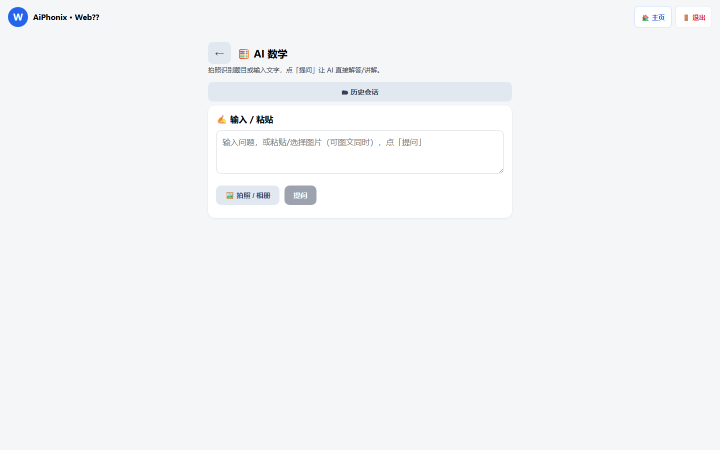
#> input picture web/responsive/shots/AI_作业__d1440.png, 1440 x 900 px (shown at 1/2 size)
$ python -i image_classify.py   (imports and definitions only)
#> lines starting #> are read from the running program, lines starting #| are printed output that depends on the picture; after the words box and inside, x2 and y2 are one past the last pixel; in counts of white or black regions, pixels touching at a corner belong together
"""图片类型预分类 — 纯图像特征判断（不调 LLM，免费毫秒级）

用于识别前决定走哪条识图通道，最大化效果 + 节省成本：
- screenshot: 是否浏览器/手机截图（含 UI 残留条，需先裁剪）
- table: 是否含表格/多栏复杂版面（需走 PP-StructureV3 等结构识别）
- vertical_text: 是否竖排文字（汉字卡等）
- 手写: 是否手写内容（更强模型）

依赖：PIL / OpenCV（server_py 环境已具备）。
"""

import logging

logger = logging.getLogger(__name__)

# 竖排文字判定：文字连通域高/宽比
VERTICAL_ASPECT = 1.6


class ImageClass:
    """图片分类结果"""

    def __init__(
        self,
        is_screenshot: bool = False,
        has_table: bool = False,
        is_vertical: bool = False,
        is_handwritten: bool = False,
        width: int = 0,
        height: int = 0,
        crop_box: tuple | None = None,
    ):
        self.is_screenshot = is_screenshot
        self.has_table = has_table
        self.is_vertical = is_vertical
        self.is_handwritten = is_handwritten
        self.width = width
        self.height = height
        self.crop_box = crop_box  # (left, top, right, bottom) 需裁剪的区域（去掉截图 UI 条）

    # [20 lines left out: functions complexity, to_dict, not called in this run]


def classify_image(image_path: str) -> ImageClass:
    """对图片做类型预分类。图像读取失败时返回默认（不裁剪、不检测）。"""
    try:
        from PIL import Image as PILImage
        import cv2
        import numpy as np

        # 1. 读取并获取尺寸
        with PILImage.open(image_path) as opened:
#> opened is the input picture: PIL image 1440x900 RGB; mean R, G, B 243.5, 245.4, 247.5
            w, h = opened.size
            rgb = np.array(opened.convert("RGB"))
    except Exception as e:
        logger.warning("图片预分类失败（按默认处理）: %s", e)
        return ImageClass()

    res = ImageClass(width=w, height=h)

    # 2. 截图检测：顶部/底部是否有连续近纯色条（浏览器地址栏/状态栏）
    #    判定：顶部 5% 或底部 5% 行几乎纯色（像素方差极小），且与中间区域差异大
    crop_box = _detect_screenshot_band(rgb)
#> in scan_flat, `y = start`: y = 0
#> the loop in scan_flat, `while 0 <= y < h - 1 and is_flat_row(y):` made 15 passes
#> after the loop in scan_flat, `while 0 <= y < h - 1 and is_flat_row(y):`: y = 15
#> crop_box = (0, 15, 1440, 900)
    if crop_box is not None:
        res.is_screenshot = True
        res.crop_box = crop_box
#> res.crop_box = (0, 15, 1440, 900)
        # 裁剪后再做后续分析（去除 UI 残留干扰）
        top = crop_box[1]
#> top = 15
        bottom = crop_box[3]
#> bottom = 900
        rgb = rgb[top:bottom, :, :]
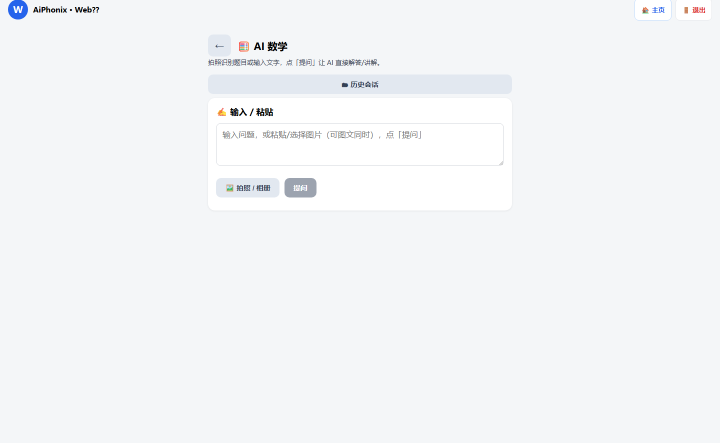
#> rgb: shape (885, 1440, 3) (shown at 1/2 size); mean R, G, B 243.5, 245.4, 247.5

    # 3. 表格检测：用 Canny 边缘 + Hough 直线，统计长水平/垂直线
    try:
        gray = cv2.cvtColor(rgb, cv2.COLOR_RGB2GRAY)
#> gray: shape (885, 1440)
        res.has_table = _detect_table_lines(gray)
    except Exception as e:
        logger.debug("表格检测跳过: %s", e)

    # 4. 竖排文字检测：灰度图二值化后统计连通域平均宽高比
    try:
        gray = cv2.cvtColor(rgb, cv2.COLOR_RGB2GRAY)
        res.is_vertical = _detect_vertical_text(gray)
    except Exception as e:
        logger.debug("竖排检测跳过: %s", e)

    # 5. 手写检测（简单启发：边缘密度 vs 笔画粗细分布）
    try:
        gray = cv2.cvtColor(rgb, cv2.COLOR_RGB2GRAY)
        res.is_handwritten = _detect_handwriting(gray)
    except Exception as e:
        logger.debug("手写检测跳过: %s", e)

    return res


def _detect_screenshot_band(rgb) -> tuple | None:
    """检测截图顶部/底部的浏览器/状态栏残留条。

    判定：顶部或底部有连续近纯色带（行像素方差极小），且其后内容变化明显。
    覆盖两种截图：
    - 手机状态栏（顶部纯黑/纯白细条）
    - 浏览器地址栏（顶部有色条）
    返回裁剪框 (0, top, w, h)；未检测到返回 None。
    """
    try:
        import numpy as np

        h, w = rgb.shape[:2]
        if h < 50:
            return None

        gray = rgb.mean(axis=2)  # (h, w)

        def is_flat_row(y: int) -> bool:
            return float(np.std(gray[y])) < 8.0

        def scan_flat(start: int, direction: int) -> int:
            """从 start 开始沿 direction(+1下/-1上)扫描连续纯色带，返回带结束索引"""
            y = start
            while 0 <= y < h - 1 and is_flat_row(y):
                y += direction
            return y

        # 顶部：找纯色带
        top_band = int(h * 0.12)  # 最多检查顶部 12%
        if is_flat_row(0):
            top_end = scan_flat(0, 1)
            # 纯色带至少有高度，且其后有明显内容（内容区方差大）
            if top_end >= h * 0.015:
                # 验证带后紧邻内容非纯色（有文字/图形）
                next_start = min(top_end, h - 1)
                if next_start < h - 2 and float(np.std(gray[next_start])) > 15:
                    return (0, top_end, w, h)
                # 若紧邻也 flat，但带本身占比小且后面有大内容 → 也裁剪
                if top_end < h * 0.05 and top_end >= h * 0.015:
                    return (0, top_end, w, h)

        # 底部：找纯色带（状态栏/导航）
        if is_flat_row(h - 1):
            bottom_start = scan_flat(h - 1, -1)
            band_h = h - 1 - bottom_start
            if band_h >= h * 0.015:
                return (0, 0, w, bottom_start + 1)

        return None
    except Exception as e:
        logger.debug("截图带检测异常: %s", e)
        return None


def _detect_table_lines(gray) -> bool:
    """检测水平/垂直长直线数量，判断是否含表格。

    表格特征：多条水平线 + 多条垂直线交叉成网格（如试卷表格/查字典表）。
    用形态学提取长直线（比 Hough 更稳，避免文字笔画边缘误判）。
    要求水平线 ≥4 且垂直线 ≥4，且都形成"多行多列"。
    """
    try:
        import cv2
        import numpy as np

        h, w = gray.shape
        # 二值化
        _, binary = cv2.threshold(gray, 0, 255, cv2.THRESH_BINARY_INV + cv2.THRESH_OTSU)
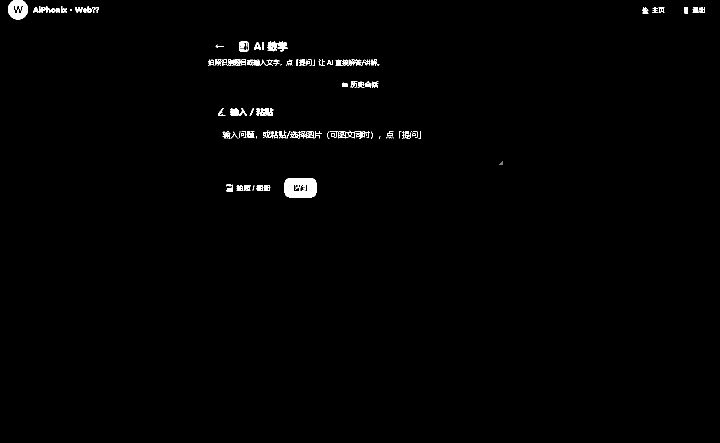
#> binary: shape (885, 1440) (shown at 1/2 size); 0.79% white; 152 white regions (65 under 20 px), largest, box (x1, y1, x2, y2) and area: (569, 356, 633, 395) 2119, (16, 0, 56, 39) 1108, (513, 216, 547, 232) 366

        # 水平线：用细长核开运算提取长横线
        horiz_kernel = cv2.getStructuringElement(cv2.MORPH_RECT, (max(20, w // 20), 1))
        horiz_lines = cv2.morphologyEx(binary, cv2.MORPH_OPEN, horiz_kernel)
#> horiz_lines: shape (885, 1440); every value is 0
        # 垂直线：细长核开运算提取长竖线
        vert_kernel = cv2.getStructuringElement(cv2.MORPH_RECT, (1, max(20, h // 20)))
        vert_lines = cv2.morphologyEx(binary, cv2.MORPH_OPEN, vert_kernel)

        # 统计长直线条数（连通域数）
        def count_lines(img):
            n, _, stats, _ = cv2.connectedComponentsWithStats(img)
#> n = 1; stats = [[0, 0, 1440, 885, 1274400]]
            long = 0
            for i in range(1, n):
                x, y, bw, bh, area = stats[i]
                if bw >= w * 0.5 or bh >= h * 0.3:
                    long += 1
#> after the loop, long = 0
            return long

        n_h = count_lines(horiz_lines)
#> n_h = 0
        n_v = count_lines(vert_lines)
#> n_v = 0
#> in classify_image, `res.has_table = _detect_table_lines(gray)`: res.has_table = False
        # 表格：多行多列（>=3 水平 + >=3 垂直）；字卡/单边框不触发
        return n_h >= 3 and n_v >= 3
    except Exception as e:
        logger.debug("表格线条检测异常: %s", e)
        return False


def _detect_vertical_text(gray) -> bool:
    """检测竖排文字：二值化后文字连通域呈瘦高形状。"""
    try:
        import cv2
        import numpy as np

        # 二值化
        _, binary = cv2.threshold(gray, 0, 255, cv2.THRESH_BINARY_INV + cv2.THRESH_OTSU)
        # 形态学合并相邻笔画
        kernel = cv2.getStructuringElement(cv2.MORPH_RECT, (3, 3))
        binary = cv2.dilate(binary, kernel, iterations=1)
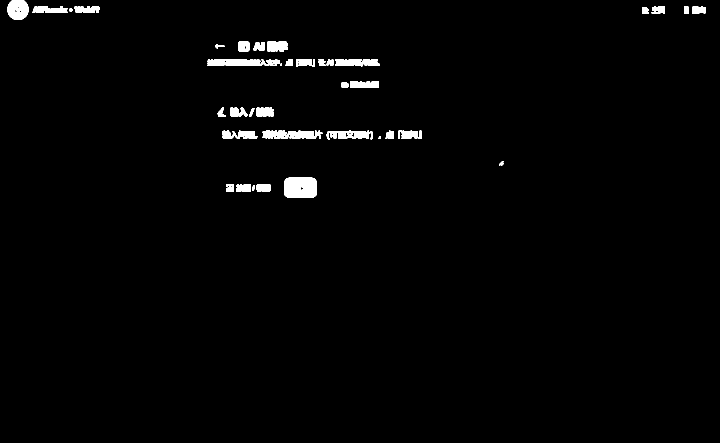
#> binary: shape (885, 1440) (shown at 1/2 size); 1.5% white; 37 white regions, largest, box (x1, y1, x2, y2) and area: (568, 355, 634, 396) 2540, (415, 118, 564, 132) 1760, (525, 260, 645, 278) 1579
        # 连通域分析
        n, labels, stats, _ = cv2.connectedComponentsWithStats(binary)
#> labels: shape (885, 1440) int32; 38 distinct labels, from 0 to 37
#> n = 38; stats = 38 rows, first 6: [0, 0, 1440, 885, 1255225], [15, 0, 42, 40, 1364], [65, 12, 70, 14, 751], [149, 12, 50, 14, 560], [1303, 13, 27, 14, 306], [1368, 13, 9, 15, 135]
        tall_count = 0
        total = 0
        for i in range(1, n):
            x, y, bw, bh, area = stats[i]
            if area < 50:
                continue
            total += 1
            if bh > bw * VERTICAL_ASPECT:
                tall_count += 1
#> this loop made 37 passes
#> (x, y, bw, bh, area) on passes 1 to 8: (15, 0, 42, 40, 1364), (65, 12, 70, 14, 751), (149, 12, 50, 14, 560), (1303, 13, 27, 14, 306), (1368, 13, 9, 15, 135), (1384, 13, 27, 14, 341), (1284, 14, 14, 14, 171), (139, 17, 6, 6, 34)
#> after the loop, tall_count = 2; total = 34
#> in classify_image, `res.is_vertical = _detect_vertical_text(gray)`: res.is_vertical = False
        # 大量瘦高连通域 → 竖排（或单个大字卡）
        return total > 0 and tall_count / total > 0.5
    except Exception as e:
        logger.debug("竖排检测异常: %s", e)
        return False


def _detect_handwriting(gray) -> bool:
    """简单手写启发：边缘密度高 + 笔画较粗（手写笔画不均匀）。

    用 Canny 边缘占比粗略判断；印刷体边缘规整，手写边缘密度偏高。
    """
    try:
        import cv2
        import numpy as np

        edges = cv2.Canny(gray, 40, 120)
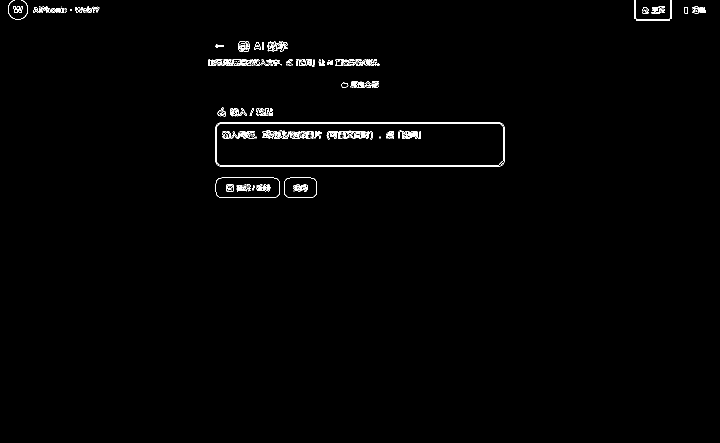
#> edges: shape (885, 1440) (shown at 1/2 size); 0.83% white in thin lines or dots, all inside (x1, y1, x2, y2) = (16, 0, 1411, 395)
        density = float(np.count_nonzero(edges)) / edges.size
#> density = 0.0083
        # 手写/低质量拍照通常边缘密度 > 0.1；印刷清晰图通常 < 0.08
        return density > 0.10
    except Exception as e:
        logger.debug("手写检测异常: %s", e)
        return False


# [20 lines left out: function crop_to_box, not called in this run]

>>> result = classify_image('../../web/responsive/shots/AI_作业__d1440.png')
#> in classify_image, `res.is_handwritten = _detect_handwriting(gray)`: res.is_handwritten = False

$ run again, on web/responsive/shots/AI_作业__m375.png
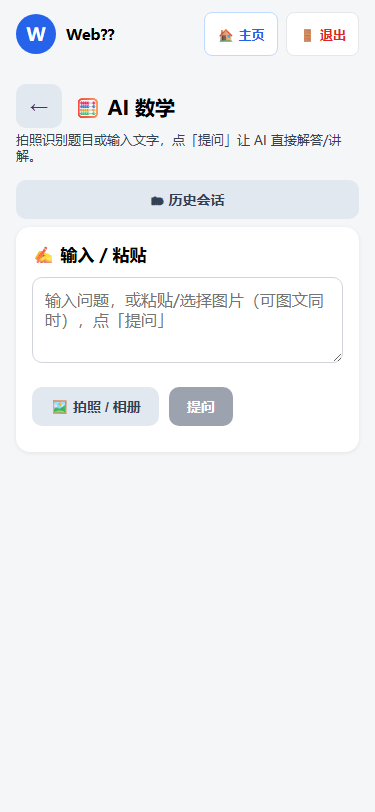
#> input picture web/responsive/shots/AI_作业__m375.png, 375 x 812 px
#> in classify_image, opened is the input picture: PIL image 375x812 RGB; mean R, G, B 240.6, 242.5, 245
#> in scan_flat, `y = start`: y = 0
#> the loop in scan_flat, `while 0 <= y < h - 1 and is_flat_row(y):` made 12 passes
#> after the loop in scan_flat, `while 0 <= y < h - 1 and is_flat_row(y):`: y = 12
#> bottom_start = 811
#> band_h = 0
#> horiz_lines: shape (812, 375); 0.77% white; 6 white regions, box (x1, y1, x2, y2) and area: (170, 387, 234, 401) 838, (170, 413, 234, 426) 776, (18, 16, 56, 27) 336, (18, 41, 56, 52) 334, (156, 110, 176, 112) 40, (95, 136, 115, 137) 20
#> vert_lines: shape (812, 375); every value is 0
#> in count_lines, `n, _, stats, _ = cv2.connectedComponentsWithStats(img)`: n = 7; stats = [[0, 0, 375, 812, 302156], [18, 16, 38, 11, 336], [18, 41, 38, 11, 334], [156, 110, 20, 2, 40], [95, 136, 20, 1, 20], [170, 387, 64, 14, 838], [170, 413, 64, 13, 776]]
#> the loop in count_lines, `for i in range(1, n):` made 6 passes
#> after the loop in count_lines, `for i in range(1, n):`: long = 0
#> res.has_table = False
#> in _detect_vertical_text, `n, labels, stats, _ = cv2.connectedComponentsWithStats(binary)`:
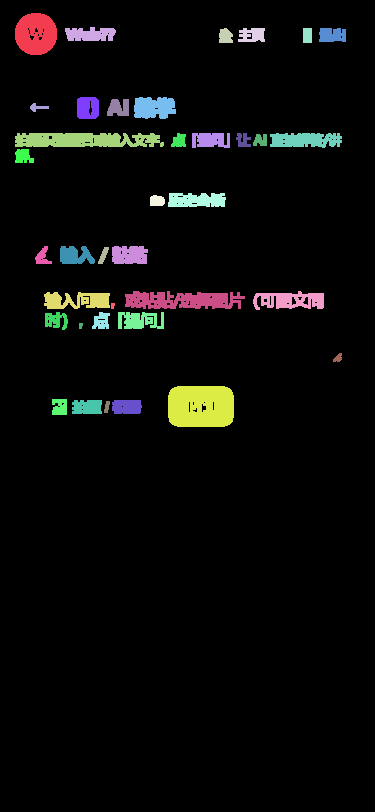
#> labels: shape (812, 375) int32; 38 distinct labels, from 0 to 37; one colour per label, 0 black
#> in _detect_vertical_text, `n, labels, stats, _ = cv2.connectedComponentsWithStats(binary)`: n = 38; stats = 38 rows, first 6: [0, 0, 375, 812, 286041], [15, 13, 42, 42, 1392], [65, 27, 51, 14, 563], [219, 28, 14, 15, 174], [238, 28, 27, 14, 306], [303, 28, 9, 15, 135]
#> the loop in _detect_vertical_text, `for i in range(1, n):` made 37 passes
#> (x, y, bw, bh, area) on passes 1 to 8: (15, 13, 42, 42, 1392), (65, 27, 51, 14, 563), (219, 28, 14, 15, 174), (238, 28, 27, 14, 306), (303, 28, 9, 15, 135), (319, 28, 27, 14, 341), (77, 97, 22, 22, 443), (134, 97, 42, 22, 774)
#> after the loop in _detect_vertical_text, `for i in range(1, n):`: tall_count = 2; total = 35
#> res.is_vertical = False
#> in _detect_handwriting, `edges = cv2.Canny(gray, 40, 120)`:
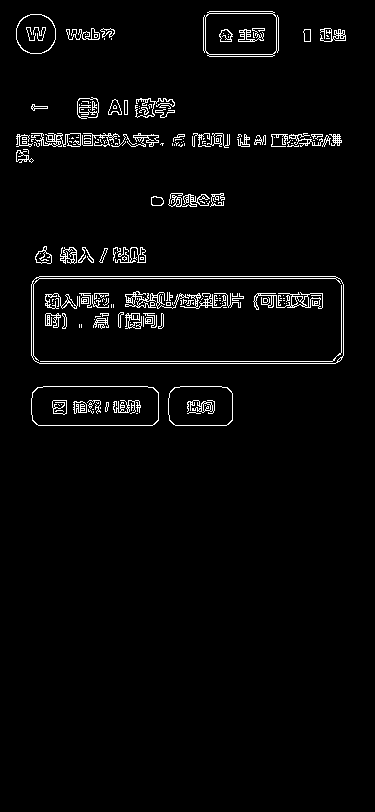
#> edges: shape (812, 375); 3.1% white in thin lines or dots, all inside (x1, y1, x2, y2) = (16, 11, 346, 426)
#> density = 0.0308
#> res.is_handwritten = False

$ run again, on web/responsive/shots/AI_作业__m390.png
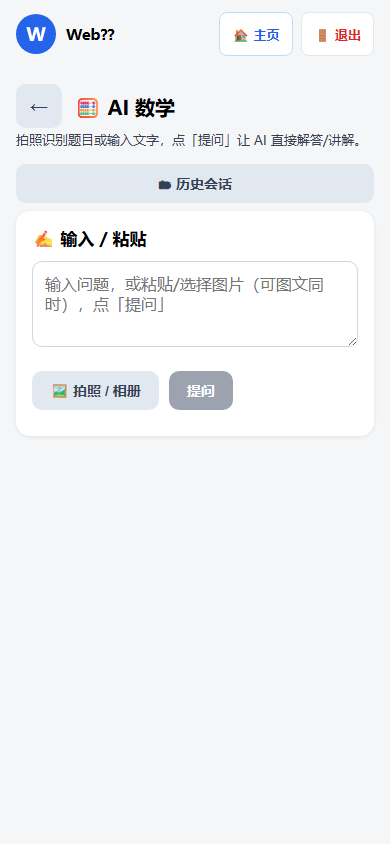
#> input picture web/responsive/shots/AI_作业__m390.png, 390 x 844 px
#> in classify_image, opened is the input picture: PIL image 390x844 RGB; mean R, G, B 241, 242.8, 245.3
#> in scan_flat, `y = start`: y = 0
#> the loop in scan_flat, `while 0 <= y < h - 1 and is_flat_row(y):` made 12 passes
#> after the loop in scan_flat, `while 0 <= y < h - 1 and is_flat_row(y):`: y = 12
#> bottom_start = 843
#> band_h = 0
#> horiz_lines: shape (844, 390); 0.71% white; 6 white regions, box (x1, y1, x2, y2) and area: (170, 371, 234, 385) 838, (170, 397, 234, 410) 776, (18, 16, 56, 27) 336, (18, 41, 56, 52) 334, (156, 110, 176, 112) 40, (95, 136, 115, 137) 20
#> vert_lines: shape (844, 390); every value is 0
#> in count_lines, `n, _, stats, _ = cv2.connectedComponentsWithStats(img)`: n = 7; stats = [[0, 0, 390, 844, 326816], [18, 16, 38, 11, 336], [18, 41, 38, 11, 334], [156, 110, 20, 2, 40], [95, 136, 20, 1, 20], [170, 371, 64, 14, 838], [170, 397, 64, 13, 776]]
#> the loop in count_lines, `for i in range(1, n):` made 6 passes
#> after the loop in count_lines, `for i in range(1, n):`: long = 0
#> res.has_table = False
#> in _detect_vertical_text, `n, labels, stats, _ = cv2.connectedComponentsWithStats(binary)`:
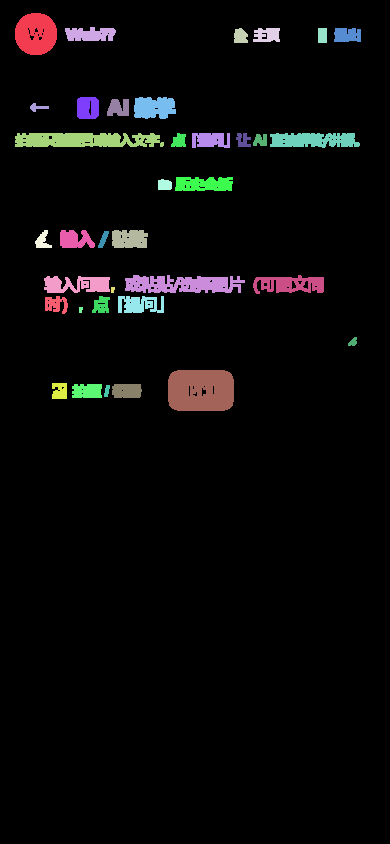
#> labels: shape (844, 390) int32; 37 distinct labels, from 0 to 36; one colour per label, 0 black
#> in _detect_vertical_text, `n, labels, stats, _ = cv2.connectedComponentsWithStats(binary)`: n = 37; stats = 37 rows, first 6: [0, 0, 390, 844, 310697], [15, 13, 42, 42, 1392], [65, 27, 51, 14, 563], [234, 28, 14, 15, 174], [253, 28, 27, 14, 307], [318, 28, 9, 15, 135]
#> the loop in _detect_vertical_text, `for i in range(1, n):` made 36 passes
#> (x, y, bw, bh, area) on passes 1 to 8: (15, 13, 42, 42, 1392), (65, 27, 51, 14, 563), (234, 28, 14, 15, 174), (253, 28, 27, 14, 307), (318, 28, 9, 15, 135), (334, 28, 27, 14, 341), (77, 97, 22, 22, 447), (134, 97, 42, 22, 774)
#> after the loop in _detect_vertical_text, `for i in range(1, n):`: tall_count = 2; total = 34
#> res.is_vertical = False
#> in _detect_handwriting, `edges = cv2.Canny(gray, 40, 120)`:
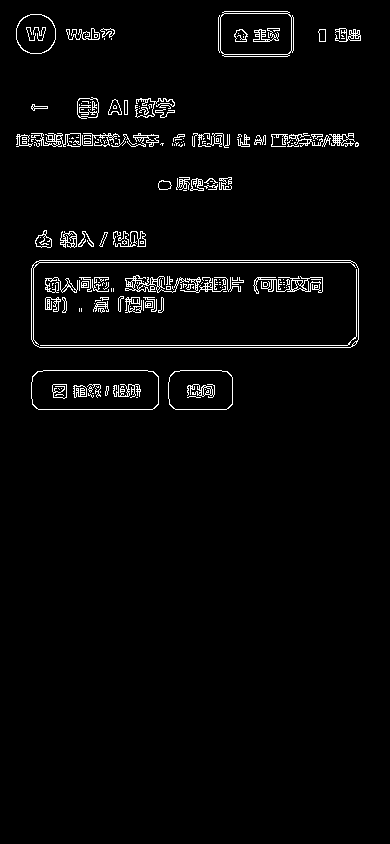
#> edges: shape (844, 390); 2.9% white in thin lines or dots, all inside (x1, y1, x2, y2) = (16, 11, 361, 410)
#> density = 0.0286
#> res.is_handwritten = False
